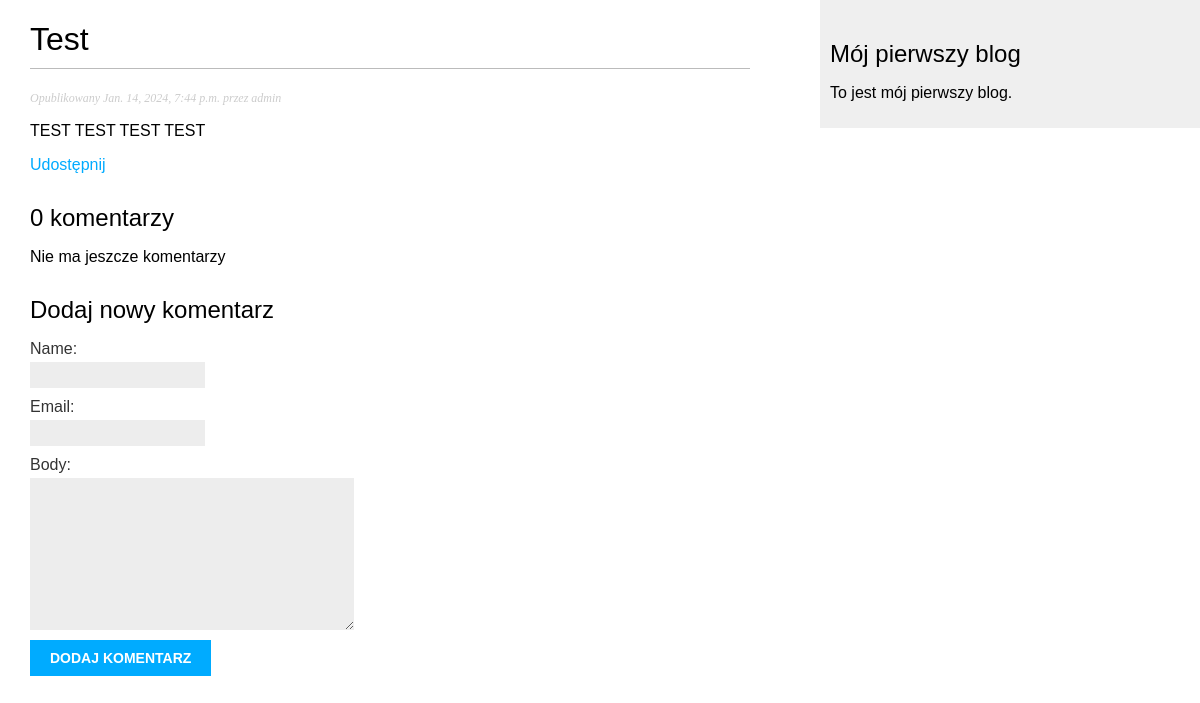
The page /blog/2024/1/14/test/ on the database its author committed.
### blog/models.py (models this page shows, shortened)
class Post(models.Model):
    class Status(models.TextChoices):
        DRAFT = 'DF', 'Roboczy'
        PUBLISHED = 'PB', 'Opublikowany'
    title = models.CharField(max_length=250)
    slug = models.SlugField(max_length=250, unique_for_date="publish")
    author = models.ForeignKey(User, on_delete=models.CASCADE, related_name='blog_post')
    body = models.TextField()
    publish = models.DateTimeField(default=timezone.now)
    created = models.DateTimeField(auto_now_add=True)
    updated = models.DateTimeField(auto_now=True)
    status = models.CharField(max_length=2, choices=Status.choices, default=Status.DRAFT)
    object = models.Manager()
    published = PublishedManager()
    tags = TaggableManager()
    class Meta:
        ordering = ['-publish']
        indexes = [
            models.Index(fields=['-publish']),
        ]

### blog/views.py (the view)
def post_detail(request, year, month, day, post):
    post = get_object_or_404(Post, status=Post.Status.PUBLISHED,
                             slug=post, publish__year=year, publish__month=month, publish__day=day)
    comments = post.comments.filter(active=True)
    form = CommentForm()
    return render(request, "blog/post/detail.html", {"post": post, "comments": comments, "form": form})

### blog/forms.py
class CommentForm(forms.ModelForm):
    class Meta:
        model = Comment
        fields = ["name", "email", "body"]

### blog/templates/blog/post/detail.html (shortened to what this page needs)
{% extends "blog/base.html" %}
{% block content %}
<h1> {{ post.title }}</h1>
<p class="date">
    Opublikowany {{ post.publish }} przez {{ post.author }}
</p>
{{ post.body|linebreaks }}
<p>
    <a href="{% url 'blog:post_share' post.id %}">Udostępnij</a>
</p>
{% with comments.count as total_comments %}
<h2>{{ total_comments }} komentarzy</h2>
{% endwith %}
{% for comment in comments %}
<div class="comment">
    <p class="info">Komentarz {{ forloop.counter }} dodany przez {{ comment.name }} {{ comment.created }}</p>
    {{ comment.body|linebreaks }}
</div>
{% empty %}
<p>Nie ma jeszcze komentarzy</p>
{% endfor %}
{% include "blog/post/includes/comment_form.html" %}
{% endblock %}

### blog/static/css/blog.css (style rules this page uses)
body { margin:0; padding:0; font-family:helvetica, sans-serif; }
a { color:#00abff; text-decoration:none; }
h1 { font-weight:normal; border-bottom:1px solid #bbb; padding:0 0 10px 0; }
h2 { font-weight:normal; margin:30px 0 0; }
p.date { color:#ccc; font-family: georgia, serif; font-size: 12px; font-style: italic; }
label { float:left; clear:both; color:#333; margin-bottom:4px; }
input, textarea { clear:both; float:left; margin:0 0 10px; background:#ededed; border:0; padding:6px 10px; font-size:12px; }

### rows shown on the page
Post: title "Test", publish "Jan. 14, 2024, 7:44 p.m.", author "admin", body "TEST TEST TEST TEST"

### other values the page prints
{{ total_comments }} "0"
